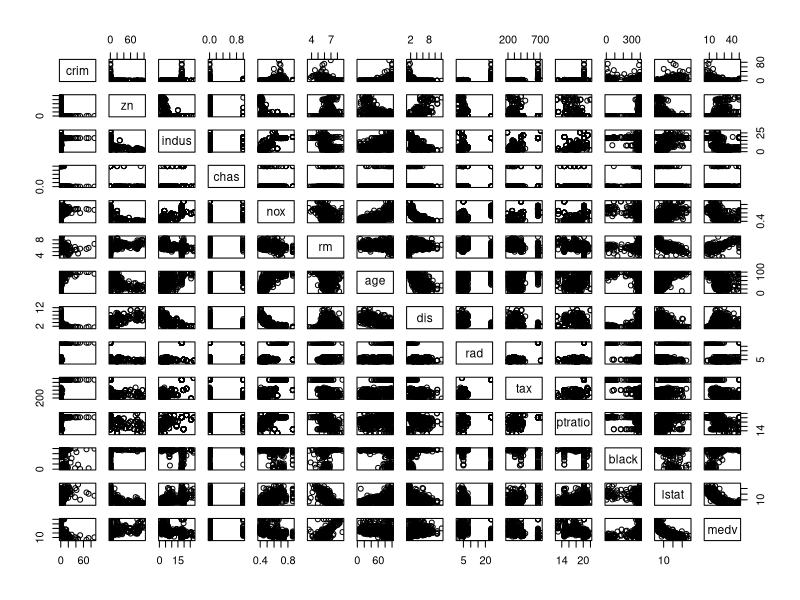
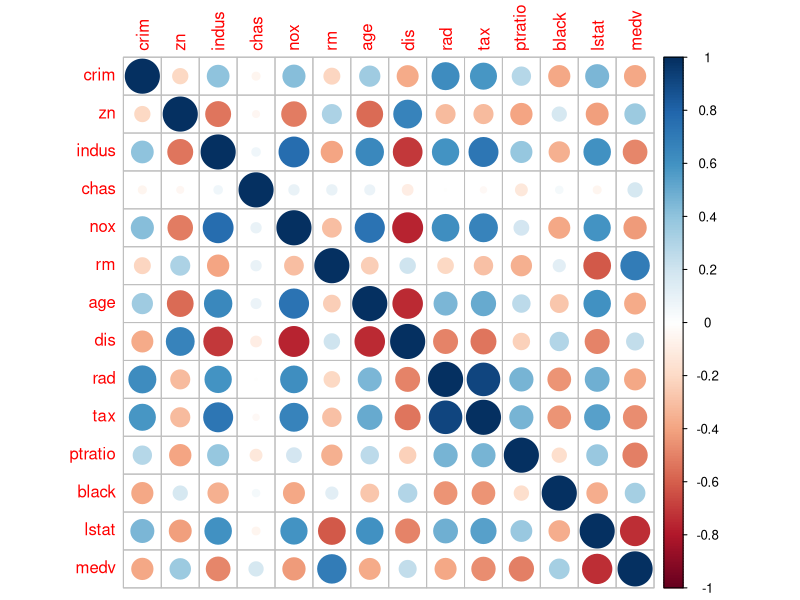
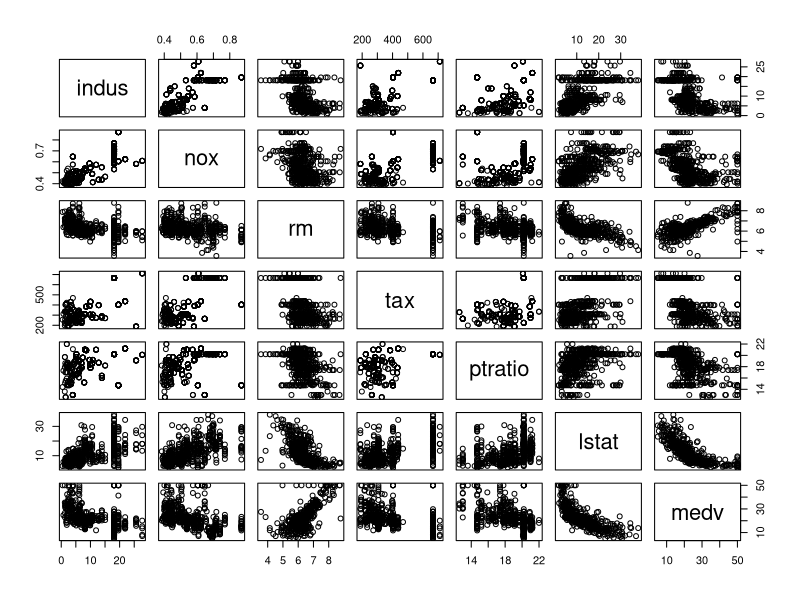
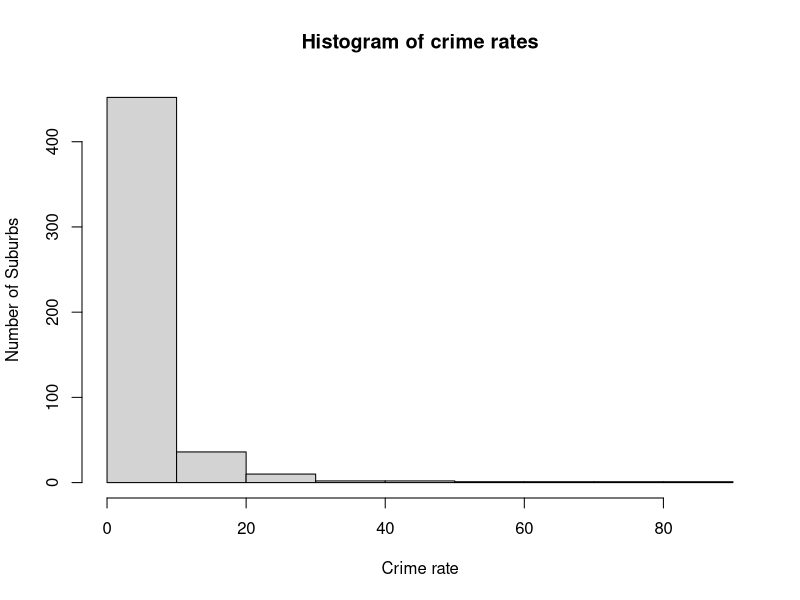
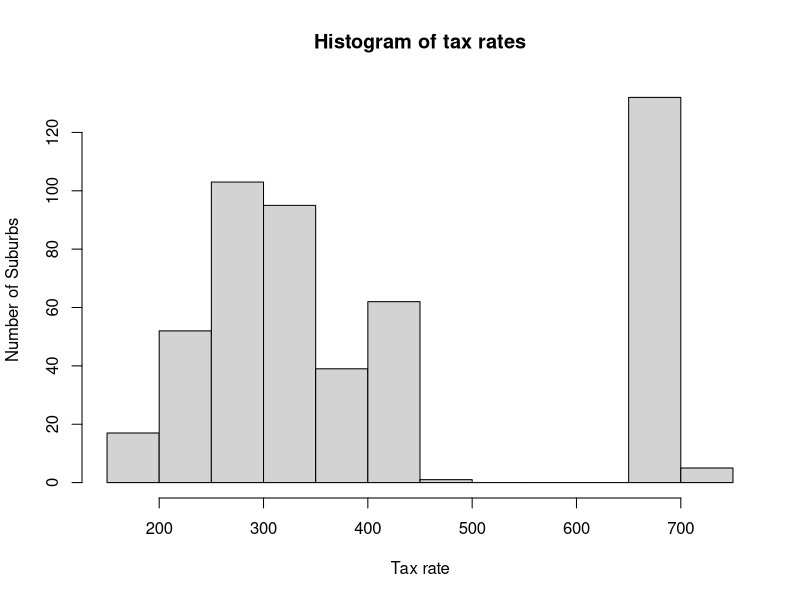
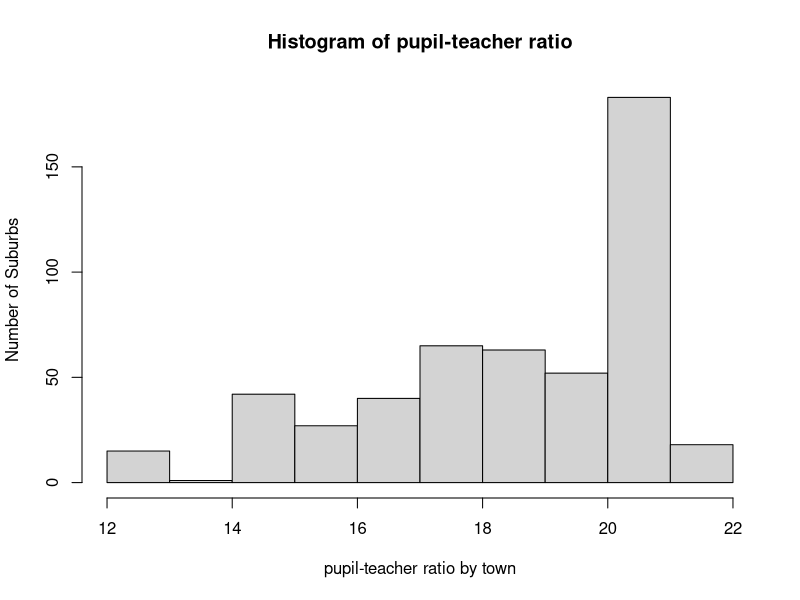
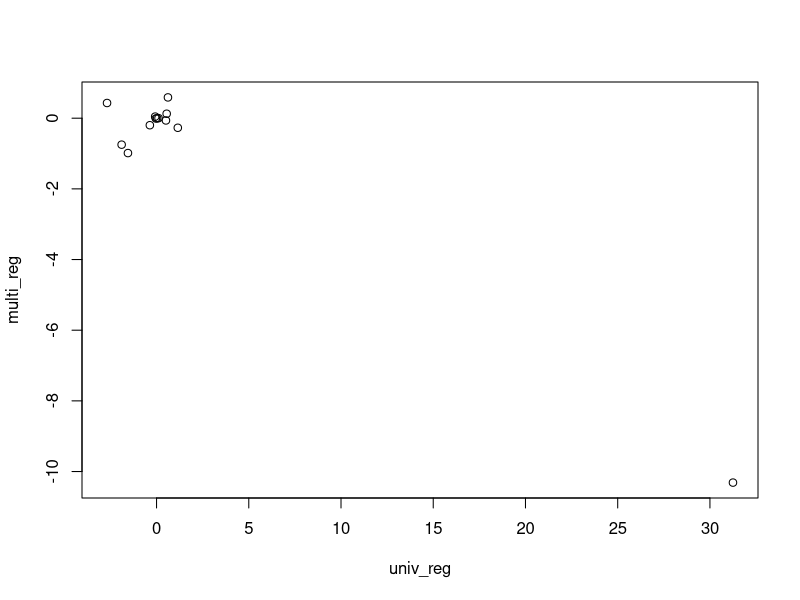

R code for these plots, in order:
## ---- chunk 1
library(MASS)
head(Boston)
nrow(Boston)
ncol(Boston)
## ---- chunk 2
summary(Boston)
## ---- chunk 3
pairs(Boston)
## ---- chunk 4
library("Hmisc")
Boston.rcorr = rcorr(as.matrix(Boston))
Boston.rcorr
## ---- chunk 5
Boston.coeff = Boston.rcorr$r
Boston.p = Boston.rcorr$P
Boston.p
## ---- chunk 6
library(corrplot)
corrplot(cor(Boston))
## ---- chunk 7
pairs(Boston[,-c(1,2,4,7,8,9,12)])
## ---- chunk 8
cor(Boston,Boston$crim)
## ---- chunk 9
Boston.p[1,]
## ---- chunk 10
summary(Boston$crim)
## ---- chunk 11
hist(Boston$crim, xlab = "Crime rate", ylab="Number of Suburbs", main="Histogram of crime rates")
## ---- chunk 12
length(Boston$crim[Boston$crim>30])
## ---- chunk 13
summary(Boston$tax)
## ---- chunk 14
hist(Boston$tax, xlab = "Tax rate", ylab="Number of Suburbs", main="Histogram of tax rates")
## ---- chunk 15
length(Boston$tax[Boston$tax > 500])
## ---- chunk 16
summary(Boston$ptratio)
## ---- chunk 17
hist(Boston$ptratio, xlab = "pupil-teacher ratio by town", ylab="Number of Suburbs", main="Histogram of pupil-teacher ratio")
## ---- chunk 18
length(Boston$ptratio[Boston$ptratio > 21])
## ---- chunk 19
table(Boston$chas)
## ---- chunk 20
length(Boston$chas[Boston$chas == 1])
## ---- chunk 21
summary(Boston$ptratio)
## ---- chunk 22
which.min(Boston$medv)
## ---- chunk 23
Boston[399,]
## ---- chunk 24
over7 = length(Boston$rm[Boston$rm > 7])
over7
## ---- chunk 25
over8 = length(Boston$rm[Boston$rm > 8])
over8
## ---- chunk 26
summary(Boston[Boston$rm > 8, ])
## ---- chunk 27
lm_zn = lm(crim ~ zn, data=Boston)
summary(lm_zn)
## ---- chunk 28
lm_indus = lm(crim ~ indus, data=Boston)
summary(lm_indus)
## ---- chunk 29
lm_chas = lm(crim ~ chas, data=Boston)
summary(lm_chas)
## ---- chunk 30
lm_nox = lm(crim ~ nox, data=Boston)
summary(lm_nox)
## ---- chunk 31
lm_rm = lm(crim ~ rm, data=Boston)
summary(lm_rm)
## ---- chunk 32
lm_age = lm(crim ~ age,data=Boston)
summary(lm_age)
## ---- chunk 33
lm_dis = lm(crim ~ dis, data=Boston)
summary(lm_dis)
## ---- chunk 34
lm_rad = lm(crim ~ rad, data=Boston)
summary(lm_rad)
## ---- chunk 35
lm_tax = lm(crim ~ tax, data=Boston)
summary(lm_tax)
## ---- chunk 36
lm_ptratio = lm(crim ~ ptratio,data=Boston)
summary(lm_ptratio)
## ---- chunk 37
lm_black = lm(crim ~ black, data=Boston)
summary(lm_black)
## ---- chunk 38
lm_lstat = lm(crim ~ lstat, data=Boston)
summary(lm_lstat)
## ---- chunk 39
lm_medv = lm(crim ~ medv, data=Boston)
summary(lm_medv)
## ---- chunk 40
lm_all <- lm(crim ~ ., data = Boston)
summary(lm_all)
## ---- chunk 41
univ_reg <- c(coef(lm_zn)[2],coef(lm_indus)[2],coef(lm_chas)[2],coef(lm_nox)[2],coef(lm_rm)[2],coef(lm_age)[2],coef(lm_dis)[2],coef(lm_rad)[2],coef(lm_tax)[2],coef(lm_ptratio)[2],coef(lm_black)[2],coef(lm_lstat)[2],coef(lm_medv)[2])
multi_reg <- coef(lm_all)[-1]

data.frame(univ_reg, multi_reg)
## ---- chunk 42
plot(univ_reg, multi_reg)
## ---- chunk 43
varlist <- names(Boston)[-c(1,4)]

poly_model <- lapply(varlist, function(x) {
    lm(substitute(crim ~ poly(i,3), list(i = as.name(x))), data = Boston)
  })
poly_model
    
## ---- chunk 44
p_values <- lapply(poly_model, function(x) {
    summary(x)$coefficients[c(3,4),4]
  })
p_values
